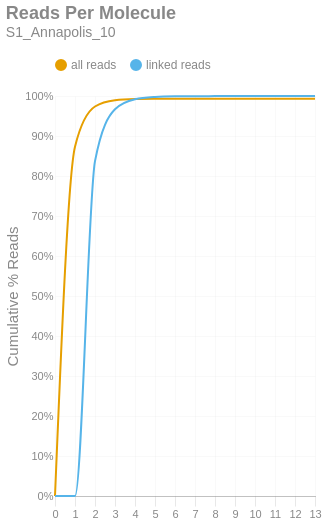

Notebook source saved alongside this figure:
### Markdown cell above
### Reads per Molecule
This chart shows the cumulative distribution of the number of reads per linked molecule. That is, how many alignments are associated with a unique molecule. This excludes the number of reads associated with invalid or absent linked-read barcodes. The `linked` histogram is the percentages recalculated when disregarding singletons.

### Code cell
if SKIPLR:
    print_html(f"Skipped")
else:
    counts = np.bincount(valids['reads'].cast(pl.Int64).to_numpy())
    weighted = counts * np.arange(len(counts))
    all_perc = weighted / n_reads
    linked_perc = weighted / n_linked_reads
    linked_perc[1] = 0
    binned_df = pl.DataFrame({
        'readsper': list(range(len(counts))),
        'all reads (cumsum)': np.cumsum(all_perc).tolist(),
        'linked reads (cumsum)': np.cumsum(linked_perc).tolist(),
    })

    with SafeRender(binned_df):
        (
            density_plot(binned_df, 'Reads Per Molecule', samplename, 'readspmol')
            .encode(
                x=alt.X('readsper:O', title=None).axis(labelAngle=0).scale(padding=0),
                y=alt.Y('value:Q', title='Cumulative % Reads').axis(format='%').stack(False),
                color=alt.Color("key:N").scale(domain=["all reads", "linked reads"]),
                tooltip=[
                    alt.Tooltip("key:N", title="Data Type"),
                    alt.Tooltip("readsper:O", title="Reads Per Molecule"),
                    alt.Tooltip("value:Q", format=".2%", title="% Reads (Cum.)")
                ]            
            )
        ).display()

### Figure 1 — Vega-Lite specification as saved in the notebook (floating-point values rounded to 4 significant figures)
{"width": "container", "height": 400, "config": {"title": {"anchor": "start", "dy": -15, "fontSize": 18, "color": "#888888", "subtitleColor": "#888888", "subtitleFontSize": 14}, "arc": {"fill": "#0072B2"}, "axis": {"domainColor": "#888888", "domainWidth": 0.5, "gridWidth": 0.2, "grid": false, "titleFontWeight": 400, "titleFontSize": 15, "labelFontSize": 11, "labelColor": "#888888", "tickColor": "#888888", "tickWidth": 0.2, "titleColor": "#888888"}, "axisBand": {"grid": false}, "axisX": {"grid": true, "tickSize": 10, "domainCap": "round"}, "axisY": {"domain": false, "grid": true, "tickSize": 0, "domainCap": "round"}, "background": "transparent", "header": {"labelFontSize": 15, "labelColor": "#888888", "titleFontSize": 15, "titleFontWeight": 600, "titleColor": "#888888"}, "legend": {"labelFont": "sans-serif", "labelFontSize": 12, "labelColor": "#888888", "symbolSize": 100, "symbolType": "circle", "titleFontSize": 12, "titlePadding": 10, "titleColor": "#888888", "title": null, "orient": "top"}, "range": {"category": ["#E69F00", "#56B4E9", "#009E73", "#F0E442", "#0072B2", "#D55E00", "#CC79A7", "#000000"], "diverging": ["#cfe8f3", "#a2d4ec", "#73bfe2", "#46abdb", "#1696d2", "#12719e"]}, "area": {"fill": "#0072B2", "fillOpacity": 0.7, "line": true, "strokeOpacity": 0.7}, "line": {"color": "#0072B2", "stroke": "#0072B2", "strokeWidth": 2}, "trail": {"color": "#0072B2", "stroke": "#0072B2", "strokeWidth": 0, "size": 1}, "point": {"filled": true, "fillOpacity": 1.0, "size": 95}, "text": {"color": "#888888", "fontSize": 11, "align": "right", "fontWeight": 400, "size": 11}, "bar": {"fill": "#0072B2", "stroke": null}, "view": {"stroke": null, "continuousWidth": 660, "continuousHeight": 400}}, "data": {"name": "data-77ff1b1f1cabd4ea1bee17bfc4a2bb54"}, "mark": {"type": "line", "interpolate": "monotone", "point": {"opacity": 0, "size": 275}}, "encoding": {"color": {"field": "key", "scale": {"domain": ["all reads", "linked reads"]}, "type": "nominal"}, "tooltip": [{"field": "key", "title": "Data Type", "type": "nominal"}, {"field": "readsper", "title": "Reads Per Molecule", "type": "ordinal"}, {"field": "value", "format": ".2%", "title": "% Reads (Cum.)", "type": "quantitative"}], "x": {"axis": {"labelAngle": 0}, "field": "readsper", "scale": {"padding": 0}, "title": null, "type": "ordinal"}, "y": {"axis": {"format": "%"}, "field": "value", "stack": false, "title": "Cumulative % Reads", "type": "quantitative"}}, "params": [{"name": "param_c36ac31b6afebe62", "select": {"type": "point", "fields": ["key"]}, "bind": "legend"}], "title": {"text": "Reads Per Molecule", "subtitle": "S1_Annapolis_10"}, "transform": [{"fold": ["all reads (cumsum)", "linked reads (cumsum)"]}, {"calculate": "replace(datum.key, ' (cumsum)', '')", "as": "key"}, {"filter": {"param": "param_c36ac31b6afebe62"}}], "usermeta": {"embedOptions": {"downloadFileName": "S1_Annapolis_10.readspmol"}}, "$schema": "https://vega.github.io/schema/vega-lite/v6.1.0.json", "datasets": {"data-77ff1b1f1cabd4ea1bee17bfc4a2bb54": [{"readsper": 0, "all reads (cumsum)": 0.0, "linked reads (cumsum)": 0.0}, {"readsper": 1, "all reads (cumsum)": 0.8734, "linked reads (cumsum)": 0.0}, {"readsper": 2, "all reads (cumsum)": 0.9737, "linked reads (cumsum)": 0.837}, {"readsper": 3, "all reads (cumsum)": 0.9892, "linked reads (cumsum)": 0.9667}, {"readsper": 4, "all reads (cumsum)": 0.9923, "linked reads (cumsum)": 0.9918}, {"readsper": 5, "all reads (cumsum)": 0.9929, "linked reads (cumsum)": 0.9975}, {"readsper": 6, "all reads (cumsum)": 0.9931, "linked reads (cumsum)": 0.9991}, {"readsper": 7, "all reads (cumsum)": 0.9932, "linked reads (cumsum)": 0.9995}, {"readsper": 8, "all reads (cumsum)": 0.9932, "linked reads (cumsum)": 0.9997}, {"readsper": 9, "all reads (cumsum)": 0.9932, "linked reads (cumsum)": 0.9999}, {"readsper": 10, "all reads (cumsum)": 0.9932, "linked reads (cumsum)": 0.9999}, {"readsper": 11, "all reads (cumsum)": 0.9932, "linked reads (cumsum)": 1.0}, {"readsper": 12, "all reads (cumsum)": 0.9932, "linked reads (cumsum)": 1.0}, {"readsper": 13, "all reads (cumsum)": 0.9932, "linked reads (cumsum)": 1.0}]}}
